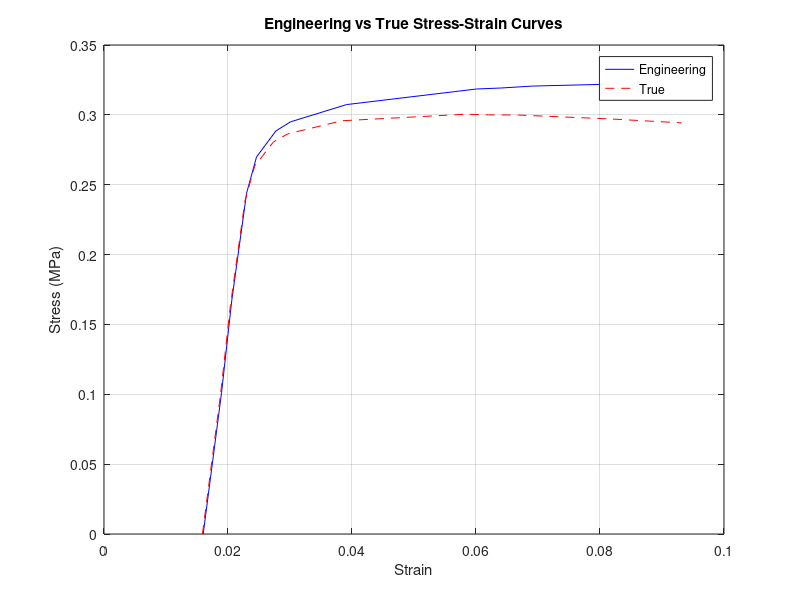

This figure's MATLAB source:
% Input data
F=[0,13.031,21.485,31.3963,34.727,37.119,37.960,39.550,40.758,40.986,41.076,41.255,41.481,41.564];
L=[25.400,25.474,25.515,25.575,25.615,25.693,25.752,25.978,26.419,26.502,26.600,26.728,27.130,27.441];

% Initial parameters
L0=25;
r=6.4/1000; % convert mm to m
A0=pi*r^2;

% Calculate engineering stress and strain
eng_strain=(L-L0)/L0;
eng_stress=F/A0/1e6; % Convert N/m^2 to MPa

% Calculate true stress and strain
true_strain=log(L/L0);
true_stress=F.*L0./(A0*L)/1e6; % Convert N/m^2 to MPa

% Plot the curves
figure;
plot(eng_strain,eng_stress,'b-');
hold on;
plot(true_strain,true_stress,'r--');
xlabel('Strain');
ylabel('Stress (MPa)');
title('Engineering vs True Stress-Strain Curves');
legend('Engineering','True');
grid on;
hold off;

% Save as png to print
print('-dpng','-r300','stressvstran.png')